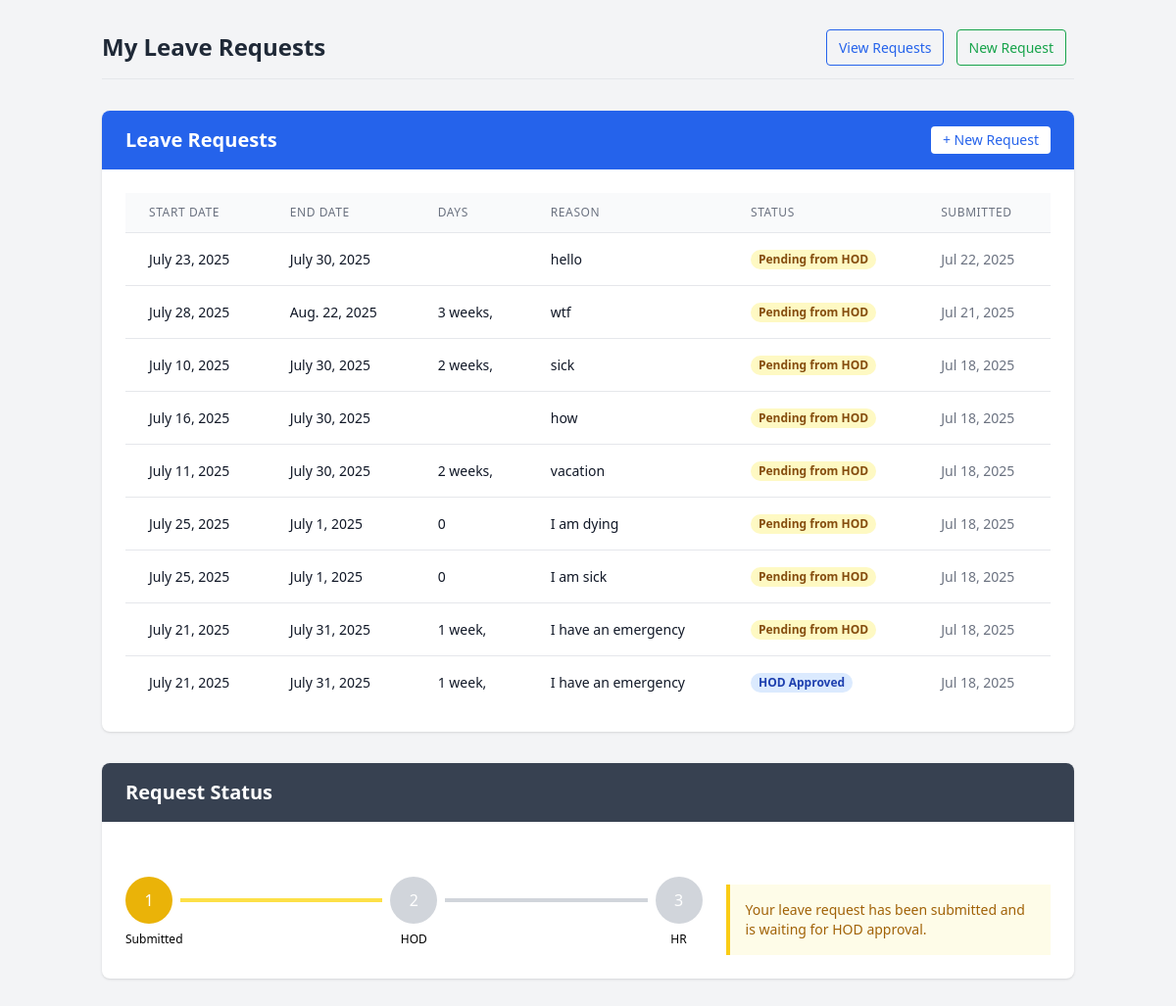
The page /leave/list/ (signed in) on the database its author committed.
### leave/models.py (models this page shows, shortened)
class LeaveRequest(models.Model):
    STATUS_CHOICES = [
        ('hod_pending', 'Pending from HOD'),
        ('hod_approved', 'HOD Approved'),
        ('hod_rejected', 'HOD Rejected'),
        ('hr_pending', 'Pending HR Approval'),
        ('hr_approved', 'HR Approved'),
    ]
    user = models.ForeignKey(User, on_delete=models.CASCADE)
    start_date = models.DateField()
    end_date = models.DateField()
    reason = models.TextField()
    status = models.CharField(max_length=20, choices=STATUS_CHOICES, default='hod_pending')
    submitted_at = models.DateTimeField(auto_now_add=True)

### leave/views.py (the view)
# urls.py: path('list/', views.leave_request_list, name='leave_request_list'),
@login_required
def leave_request_list(request):
    user_groups = [group.name for group in request.user.groups.all()]
    if 'HR' in user_groups or 'HOD' in user_groups:
        requests = LeaveRequest.objects.all().order_by('-submitted_at')
    else:
        requests = LeaveRequest.objects.filter(user=request.user).order_by('-submitted_at')
    return render(request, 'leave/leave_request_list.html', {'requests': requests})

### templates/leave/leave_request_list.html (shortened to what this page needs)
<!DOCTYPE html>
<html lang="en">
<head>
    <script src="https://cdn.tailwindcss.com"></script>
</head>
<body class="bg-gray-100 min-h-screen">
    <div class="container mx-auto px-4 py-8">
        <header class="border-b border-gray-200 pb-4 mb-8">
            <div class="flex justify-between items-center">
                <h1 class="text-2xl font-bold text-gray-800">
                    {% if request.user.groups.all.0.name == 'HR' %}
                        Manage Leave Requests
                    {% elif request.user.groups.all.0.name == 'HOD' %}
                        Leave Requests for Approval
                    {% else %}
                        My Leave Requests
                    {% endif %}
                </h1>
                <div>
                    <a href="{% url 'leave_request_list' %}" class="px-3 py-2 mr-2 text-sm font-medium border border-blue-600 text-blue-600 rounded hover:bg-blue-50">View Requests</a>
                    <a href="{% url 'submit_leave_request' %}" class="px-3 py-2 mr-2 text-sm font-medium border border-green-600 text-green-600 rounded hover:bg-green-50">New Request</a>
                </div>
            </div>
        </header>
        <div class="bg-white rounded-lg shadow overflow-hidden">
            <div class="bg-blue-600 px-6 py-4 flex justify-between items-center">
                <h2 class="text-xl font-semibold text-white">
                    {% if request.user.groups.all.0.name == 'Employee' %}
                        My Leave Requests
                    {% else %}
                        Leave Requests
                    {% endif %}
                </h2>
                <a href="{% url 'submit_leave_request' %}" class="px-3 py-1 text-sm bg-white text-blue-600 rounded hover:bg-gray-100">+ New Request</a>
            </div>
            <div class="p-6">
                {% if requests %}
                    <div class="overflow-x-auto">
                        <table class="min-w-full divide-y divide-gray-200">
                            <thead class="bg-gray-50">
                                <tr>
                                    <th scope="col" class="px-6 py-3 text-left text-xs font-medium text-gray-500 uppercase tracking-wider">Start Date</th>
                                    <th scope="col" class="px-6 py-3 text-left text-xs font-medium text-gray-500 uppercase tracking-wider">End Date</th>
                                    <th scope="col" class="px-6 py-3 text-left text-xs font-medium text-gray-500 uppercase tracking-wider">Days</th>
                                    <th scope="col" class="px-6 py-3 text-left text-xs font-medium text-gray-500 uppercase tracking-wider">Reason</th>
                                    <th scope="col" class="px-6 py-3 text-left text-xs font-medium text-gray-500 uppercase tracking-wider">Status</th>
                                    <th scope="col" class="px-6 py-3 text-left text-xs font-medium text-gray-500 uppercase tracking-wider">Submitted</th>
                                </tr>
                            </thead>
                            <tbody class="bg-white divide-y divide-gray-200">
                                {% for req in requests %}
                                    <tr class="hover:bg-gray-50">
                                        <td class="px-6 py-4 whitespace-nowrap text-sm text-gray-900">{{ req.start_date }}</td>
                                        <td class="px-6 py-4 whitespace-nowrap text-sm text-gray-900">{{ req.end_date }}</td>
                                        <td class="px-6 py-4 whitespace-nowrap text-sm text-gray-900">{{ req.end_date|timeuntil:req.start_date|slice:":-7" }}</td>
                                        <td class="px-6 py-4 text-sm text-gray-900">{{ req.reason|truncatechars:50 }}</td>
                                        <td class="px-6 py-4 whitespace-nowrap text-sm">
                                            {% if req.status == 'hod_pending' %}
                                                <span class="px-2 inline-flex text-xs leading-5 font-semibold rounded-full bg-yellow-100 text-yellow-800">Pending from HOD</span>
                                            {% elif req.status == 'hod_approved' %}
                                                <span class="px-2 inline-flex text-xs leading-5 font-semibold rounded-full bg-blue-100 text-blue-800">HOD Approved</span>
                                            {% elif req.status == 'hod_rejected' %}
                                                <span class="px-2 inline-flex text-xs leading-5 font-semibold rounded-full bg-red-100 text-red-800">HOD Rejected</span>
                                            {% elif req.status == 'hr_pending' %}
                                                <span class="px-2 inline-flex text-xs leading-5 font-semibold rounded-full bg-blue-100 text-blue-800">Pending from HR</span>
                                            {% elif req.status == 'hr_approved' %}
                                                <span class="px-2 inline-flex text-xs leading-5 font-semibold rounded-full bg-green-100 text-green-800">Approved</span>
                                            {% endif %}
                                        </td>
                                        <td class="px-6 py-4 whitespace-nowrap text-sm text-gray-500">{{ req.submitted_at|date:"M d, Y" }}</td>
                                    </tr>
                                {% endfor %}
                            </tbody>
                        </table>
                    </div>
                {% else %}
                    <div class="py-4 px-6 bg-blue-50 text-blue-700 rounded-md">
                        You haven't submitted any leave requests yet.
                        <a href="{% url 'submit_leave_request' %}" class="font-medium underline">Submit a request</a>
                    </div>
                {% endif %}
            </div>
        </div>
        {% if requests %}
        <div class="mt-8 bg-white rounded-lg shadow overflow-hidden">
            <div class="bg-gray-700 px-6 py-4">
                <h2 class="text-xl font-semibold text-white">Request Status</h2>
            </div>
            <div class="p-6">
                <div class="flex items-center">
                    {% for req in requests %}
                        {% if forloop.first %}
                            <div class="flex items-center w-full">
                                <div class="relative flex items-center justify-center">
                                    <div class="rounded-full h-12 w-12 flex items-center justify-center {% if req.status == 'hod_pending' %}bg-yellow-500{% else %}bg-gray-300{% endif %} text-white">1</div>
                                    <div class="absolute -bottom-6 w-full text-center text-xs font-medium">Submitted</div>
                                </div>
                                <div class="flex-grow h-1 {% if req.status == 'hod_pending' %}bg-yellow-300{% elif req.status == 'hod_approved' or req.status == 'hr_approved' %}bg-blue-500{% elif req.status == 'hod_rejected' %}bg-red-500{% else %}bg-gray-300{% endif %} mx-2"></div>
                                <div class="relative flex items-center justify-center">
                                    <div class="rounded-full h-12 w-12 flex items-center justify-center {% if req.status == 'hod_approved' %}bg-blue-500{% elif req.status == 'hod_rejected' %}bg-red-500{% else %}bg-gray-300{% endif %} text-white">2</div>
                                    <div class="absolute -bottom-6 w-full text-center text-xs font-medium">HOD</div>
                                </div>
                                <div class="flex-grow h-1 {% if req.status == 'hr_approved' %}bg-green-500{% elif req.status == 'hod_approved' %}bg-blue-300{% else %}bg-gray-300{% endif %} mx-2"></div>
                                <div class="relative flex items-center justify-center">
                                    <div class="rounded-full h-12 w-12 flex items-center justify-center {% if req.status == 'hr_approved' %}bg-green-500{% else %}bg-gray-300{% endif %} text-white">3</div>
                                    <div class="absolute -bottom-6 w-full text-center text-xs font-medium">HR</div>
                                </div>
                            </div>
                            <div class="mt-10 ml-6 bg-yellow-50 border-l-4 border-yellow-400 p-4">
                                <p class="text-sm text-yellow-700">
                                    {% if req.status == 'hod_pending' %}
                                        Your leave request has been submitted and is waiting for HOD approval.
                                    {% elif req.status == 'hod_approved' %}
                                        Your leave request has been approved by HOD and is now waiting for HR approval.
                                    {% elif req.status == 'hod_rejected' %}
                                        Your leave request has been rejected by HOD.
                                    {% elif req.status == 'hr_approved' %}
                                        Your leave request has been fully approved.
                                    {% else %}
                                        Your leave request is currently <span class="font-bold">{{ req.get_status_display }}</span>.
                                    {% endif %}
                                </p>
                            </div>
                        {% endif %}
                    {% endfor %}
                </div>
            </div>
        </div>
        {% endif %}
    </div>
</body>
</html>

### rows shown on the page
LeaveRequest: start_date "July 23, 2025", end_date "July 30, 2025", reason "hello", status "Pending from HOD", submitted_at "Jul 22, 2025", shows "Your leave request has been submitted and is waiting for HOD approval."
LeaveRequest: start_date "July 28, 2025", end_date "Aug. 22, 2025", end_date "3 weeks,", reason "wtf", status "Pending from HOD", submitted_at "Jul 21, 2025"
LeaveRequest: start_date "July 10, 2025", end_date "July 30, 2025", end_date "2 weeks,", reason "sick", status "Pending from HOD", submitted_at "Jul 18, 2025"
LeaveRequest: start_date "July 16, 2025", end_date "July 30, 2025", reason "how", status "Pending from HOD", submitted_at "Jul 18, 2025"
LeaveRequest: start_date "July 11, 2025", end_date "July 30, 2025", end_date "2 weeks,", reason "vacation", status "Pending from HOD", submitted_at "Jul 18, 2025"
LeaveRequest: start_date "July 25, 2025", end_date "July 1, 2025", end_date "0", reason "I am dying", status "Pending from HOD", submitted_at "Jul 18, 2025"
LeaveRequest: start_date "July 25, 2025", end_date "July 1, 2025", end_date "0", reason "I am sick", status "Pending from HOD", submitted_at "Jul 18, 2025"
LeaveRequest: start_date "July 21, 2025", end_date "July 31, 2025", end_date "1 week,", reason "I have an emergency", status "Pending from HOD", submitted_at "Jul 18, 2025"
LeaveRequest: start_date "July 21, 2025", end_date "July 31, 2025", end_date "1 week,", reason "I have an emergency", status "HOD Approved", submitted_at "Jul 18, 2025"
